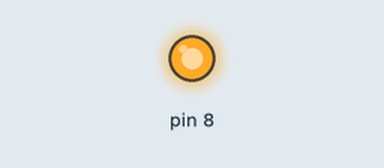
Bench run of a sketch on a simulated Arduino Uno, built with avr-gcc and run on an emulated ATmega328P. Parts: output pins drawn as LEDs (lit = HIGH). What the sketch prints to the serial monitor is not drawn.

Above: at 0.1 s.
Timing chart, 0 to 1.6 s (numbered marks = the images above):
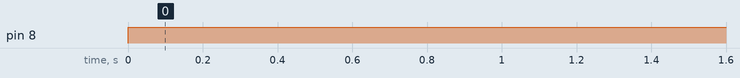

Measured:
- by itself, pin 8: LOW → HIGH at 0.00 s

The sketch:

sketch_mar21b.ino
```cpp
int data;

void setup()
{
  Serial.begin(9600);
  pinMode(8, OUTPUT);
  digitalWrite (8, LOW); //initially set to low
  Serial.println("Arduino.");
}

void loop()
{
while (Serial.available())
  {
    data = Serial.read();
  }

  if (data == '0')
  digitalWrite (8, LOW);
  else {
  digitalWrite (8, HIGH);
  delay(10000);
  }
}
```
